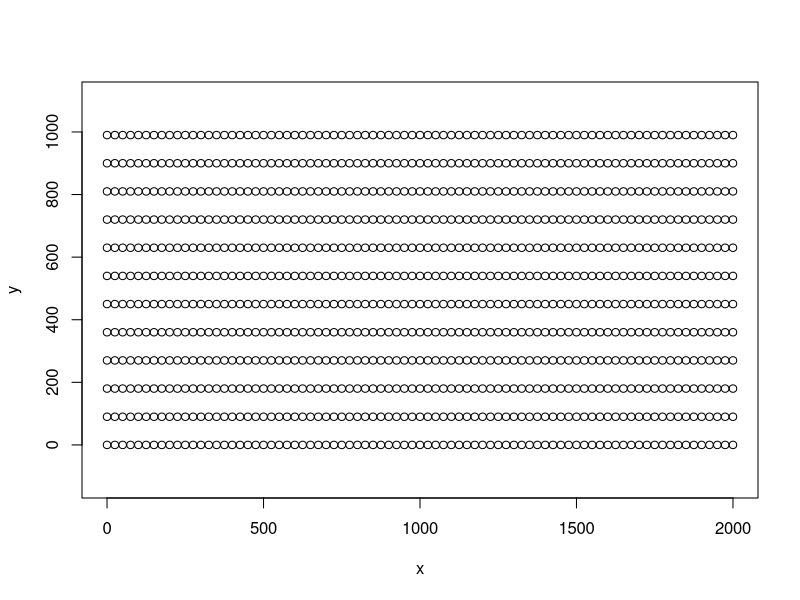
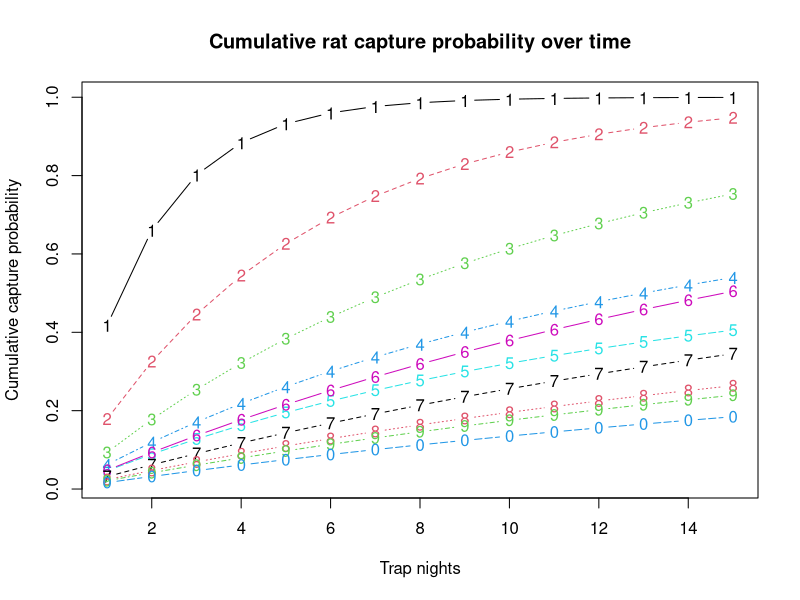

Here is the R script that generated these plots, in order: (Note: this script raises an error after producing the figures.)
### Duron et al. Neobiota ###
### Simulated scenarios of control effort ###
### November 2020 ###

library("sp")

# function to capture probability per day at trap location
p.trap<- function(trap.x, trap.y, HR.x, HR.y, HR.sigma, g0){
  p0<- dnorm(0, 0, HR.sigma)^2
  1 - prod(1 - dnorm(trap.x, HR.x, HR.sigma) * dnorm(trap.y, HR.y, HR.sigma) * g0 / p0)
}

# function to simulate trapping grid
grid.gen<- function(dist.within.transect, dist.between.transect) expand.grid(x= seq(0, 2000, by= dist.within.transect), y= seq(0, 1000, by= dist.between.transect))
trap.grid<- grid.gen(25, 90)

plot(trap.grid, asp= 1)

# function to compute capture probability per rat on a grid at day 1, 2, ... , 15
pcapt.ses<- function(dist.traps, dist.transects, sigma, g0, nsim= 10000, max.days= 15){
  trap.grid<- grid.gen(dist.traps, dist.transects)
  rat.x<- runif(nsim, 0, 2000)
  rat.y<- runif(nsim, 0, 1000)
  p.rat<- matrix(NA, nsim, max.days+1)
  for(i in 1:nsim){
    p.rat[i, 1:(max.days+1)]<- 1 - (1 - p.trap(trap.grid$x, trap.grid$y, HR.x= rat.x[i], HR.y= rat.y[i], HR.sigma= sigma, g0= g0))^(c(100, 1:max.days)) # cumulative probability of rat being caught on day t given location of home range
  }
  out<- apply(p.rat, 2, mean)
  names(out)<- paste("D", c(100, 1:max.days), sep= "")
  out
}

system.time(pcapt.ses(25, 25, 14.6, 0.09, 10000, 15))

# data frame for simulation parameters
simulation1<- expand.grid(dist.transect= seq(25, 100, by= 25), dist.trap= seq(25, 100, by= 25))
simulation1<- simulation1[!(simulation1$dist.trap > simulation1$dist.transect), ]
simulation1<- rbind(c(15, 15), simulation1)
row.names(simulation1)<- 1:nrow(simulation1)
simulation1<- simulation1[-11, ]

# nb hours required for 1 complete coverage of the trapping grid
simulation1$hours<- round((((1000*(2000/simulation1$dist.transect)+simulation1$dist.transect*((2000/simulation1$dist.transect))-1)*10)/100)/60+(((1000/simulation1$dist.trap)*(2000/simulation1$dist.transect))*37)/3600, 1) #37sec is the arbitrary average time spent per trap for a given day over the entire session
simulation1$numb.pers.day<- round(simulation1$hours/4, 1) # max working hours per day = 4

# simulation1
system.time(simulation1<- cbind(simulation1, t(apply(simulation1, 1, function(x){pcapt.ses(x[1], x[2], sigma= 14.6, g0= 0.09, nsim= 10000, max.days= 30)}))))

simulation1[, 1:6]

# plot cumulative capture probability over time (15 days)
matplot(t(as.matrix(simulation1[, c(6:20)])), type= "b", ylab= "Cumulative capture probability", xlab= "Trap nights", main= "Cumulative rat capture probability over time") #grid numbers indicated on plot

matplot(t(as.matrix(simulation1[, c(6:20)])), type= "l", lty= 1, lwd= 2, bpy.colors(10), ylab= "Cumulative capture probability", xlab= "Trap nights")
abline(h= 0.5, lty= 3)
abline(h= 0.8, lty= 5)

# plot cumulative capture probability over time (100 days)
matplot(t(as.matrix(simulation1[, c(6:20, 5)])), type= "b", ylab= "Cumulative capture probability", xlab= "Trap nights", main= "Cumulative rat capture probability over time")

# calculate difference in capture proba between successive days
apply(simulation1[, c(6:20)], 1, diff)

# plot difference over time
matplot(apply(simulation1[, c(6:20)], 1, diff), type= "b", ylab= "Difference in capture probability", xlab= "Days", main= "Difference in rat capture probability between successive days")

gain<- simulation1[, c(6:35)]
expenditure<- outer(simulation1$hours, 1:15) + simulation1$hours # add 1 extra day for initial baiting (extra baiting day not included in day count - columns represent trapping days only)


#### showing what is achievable under sets of social/financial constraints 
## maximum budget
wage.per.hour<- 10
nb.people<- 10
hour.per.day.person<- 4
nb.day.max<- 30
provisioning.cost<- 6000 # includes 1000 euros for food (10 pers/15 days) and one helicopter trip of 5000 euros
provisioning.recur<- 15 # provisioning interval in days

nb.pers.day<- round(simulation1$hours/4, 1) # nb people required to complete grid in 1 day
splits<- ceiling(nb.pers.day / nb.people) # nb splits required to complete grid with #nb.people
nb.people.for.last.split<- ceiling(nb.pers.day %% nb.people) # nb people required to complete the last split (modulus)

baiting.days<- splits

session.length.max<- floor((nb.day.max - baiting.days) / splits)

cum.cost<- matrix(NA, 10, max(session.length.max))
cum.capt<- matrix(NA, 10, max(session.length.max))

for(i in 1:10){
    for(j in 1:max(session.length.max)){
        npd<- nb.people * (splits[i] - 1) + nb.people.for.last.split[i] # nb people per unit session length
        prov.cost<- provisioning.cost * ceiling((baiting.days[i] + splits[i] * j) / 10)
        cum.cost[i, j]<- wage.per.hour * hour.per.day.person * npd * (j + 1) + prov.cost
        cum.capt[i, j]<- gain[i, j]
        if((baiting.days[i] + splits[i] * j) > nb.day.max){
            cum.cost[i, j]<- NA
            cum.capt[i, j]<- NA
        }
    }
}

# Fig.4
png("./Fig.4.png", 3600, 1600, type = "cairo-png", pointsize= 60)
par(mfrow= c(1, 2), mar= c(4.1, 4.1, 3.1, 1))
cex.lwd<- 2.5
cex.axis<- 1
cex.lab<- 1.1
matplot(t(as.matrix(simulation1[, c(6:20)])), type= "l", lty= 1, col= bpy.colors(10), ylab= "Cumulative capture probability", xlab= "Trap nights", cex.lab= cex.lab, cex.axis= cex.axis, lwd= cex.lwd)
matplot(t(cum.cost), t(cum.capt), col= bpy.colors(10), ylim= c(0,1), ylab= "Cumulative capture probability", xlab= "Cumulative cost in euros", type= "l", lty= 1, lwd= cex.lwd, cex.lab= cex.lab, cex.axis= cex.axis)
legend("topleft", inset=.03, cex= 0.8, lty= 1, ncol= 5, x.intersp = 0.5, legend=row.names(simulation1), col= bpy.colors(10), lwd= cex.lwd)
abline(h= 0.5, lty= 3, lwd= cex.lwd)
abline(h= 0.8, lty= 5, lwd= cex.lwd)

# add points on plot to indicate what is achievable in 15 days and at what cost
simulation1$cum.cost.15d<- c(NA, 17160, 16400, 16200, 15360, 17600, 15920, 15080, 15640, 18400) # cumulative costs calculated as cost of trapping n occasions; n = (15 days / (total number of spilts - 1 baiting split); e.g. grid 2: 15/(5-1)=2.5 rounded to 2 full occasions
simulation1$cum.capt15d<- c(NA, 0.32529284, 0.32165323, 0.29971891, 0.23025682, 0.25187409, 0.16966158, 0.12785644, 0.11547691, 0.1785705) # cumulative capture proba achieved after 15 days
points(simulation1$cum.cost.15d, simulation1$cum.capt15d, col= bpy.colors(10), pch= 16, cex= 1)
dev.off()
